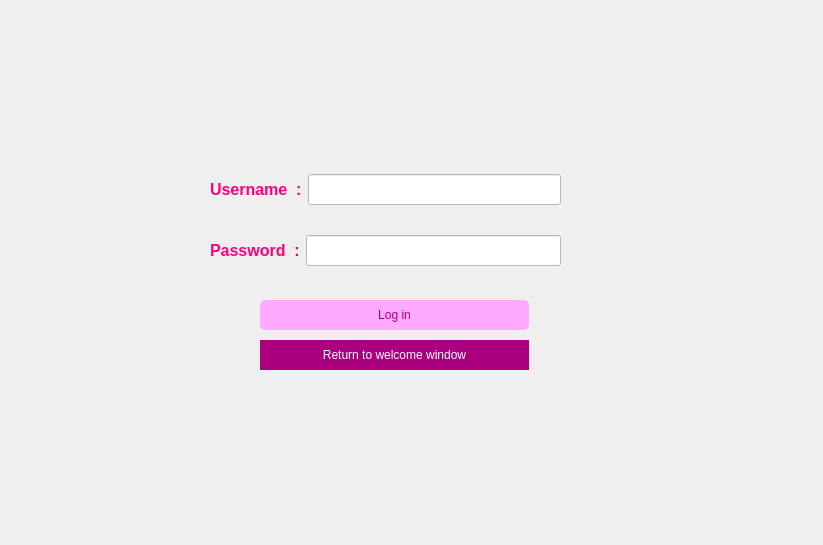
<?xml version="1.0" encoding="UTF-8"?>
<ui version="4.0">
 <class>Sign_In_Up</class>
 <widget class="QDialog" name="Sign_In_Up">
  <property name="geometry">
   <rect>
    <x>0</x>
    <y>0</y>
    <width>823</width>
    <height>545</height>
   </rect>
  </property>
  <property name="windowTitle">
   <string>Dialog</string>
  </property>
  <property name="styleSheet">
   <string notr="true">.Sign_In_Up {
    background-image:url(./CSS/main.jpg);
    opacity: 0.5; /* Adjust the opacity value as needed (0.0 to 1.0) */
    /* Other background properties */
    background-size: cover; /* Ensure the background image covers the entire element */
    background-position: center; /* Center the background image */
    /* Add more background properties as needed */
	background-repeat: no-repeat;
}
</string>
  </property>
  <widget class="QWidget" name="layoutWidget">
   <property name="geometry">
    <rect>
     <x>210</x>
     <y>150</y>
     <width>351</width>
     <height>141</height>
    </rect>
   </property>
   <layout class="QVBoxLayout" name="verticalLayout_2">
    <item>
     <layout class="QHBoxLayout" name="horizontalLayout">
      <item>
       <widget class="QLabel" name="Username">
        <property name="styleSheet">
         <string notr="true">QLabel {
    color:rgb(255, 0, 127);
    font-size: 16px;
    font-weight: bold;
    font-family: Arial, sans-serif; /* Example font family */
	 qproperty-alignment: AlignCenter;
}
</string>
        </property>
        <property name="text">
         <string>Username  :</string>
        </property>
       </widget>
      </item>
      <item>
       <widget class="QLineEdit" name="UsernameInput">
        <property name="font">
         <font>
          <pointsize>14</pointsize>
          <bold>true</bold>
         </font>
        </property>
        <property name="styleSheet">
         <string notr="true">background-color:rgb(255, 255, 255)</string>
        </property>
       </widget>
      </item>
     </layout>
    </item>
    <item>
     <layout class="QHBoxLayout" name="horizontalLayout_2">
      <item>
       <widget class="QLabel" name="label_2">
        <property name="styleSheet">
         <string notr="true">QLabel {
    color:rgb(255, 0, 127);
    font-size: 16px;
    font-weight: bold;
    font-family: Arial, sans-serif; /* Example font family */
	 qproperty-alignment: AlignCenter;
}
</string>
        </property>
        <property name="text">
         <string>Password  :</string>
        </property>
       </widget>
      </item>
      <item>
       <widget class="QLineEdit" name="passwordinput">
        <property name="font">
         <font>
          <pointsize>14</pointsize>
          <bold>true</bold>
         </font>
        </property>
        <property name="styleSheet">
         <string notr="true">background-color:rgb(255, 255, 255);</string>
        </property>
        <property name="echoMode">
         <enum>QLineEdit::Password</enum>
        </property>
       </widget>
      </item>
     </layout>
    </item>
   </layout>
  </widget>
  <widget class="QPushButton" name="PB_Login">
   <property name="geometry">
    <rect>
     <x>260</x>
     <y>300</y>
     <width>269</width>
     <height>30</height>
    </rect>
   </property>
   <property name="styleSheet">
    <string notr="true">QPushButton {
    background-color: rgb(255, 170, 255);
    color: rgb(170, 0, 127);
    border: 2px white;
    border-radius: 5px;
    padding: 5px;
}

QPushButton:hover {
    background-color: lightblue;
}
QPushButton:pressed {
    background-color: navy;
    color: lightblue;
}
.MainWindow {
    background-image:url(C:/Users/Spectra/Desktop/63148.jpg);
    opacity: 0.5; /* Adjust the opacity value as needed (0.0 to 1.0) */
    /* Other background properties */
    background-size: cover; /* Ensure the background image covers the entire element */
    background-position: center; /* Center the background image */
    /* Add more background properties as needed */
	background-repeat: no-repeat;
}</string>
   </property>
   <property name="text">
    <string>Log in</string>
   </property>
  </widget>
  <widget class="QPushButton" name="pushButton">
   <property name="geometry">
    <rect>
     <x>260</x>
     <y>340</y>
     <width>269</width>
     <height>30</height>
    </rect>
   </property>
   <property name="styleSheet">
    <string notr="true">QPushButton {
    background-color: rgb(170, 0, 127);
    color: white;
    border: 0px white;
    border-radius: 0px;
    padding: 5px;
}

QPushButton:hover {
    background-color: lightblue;
}
QPushButton:pressed {
    background-color: navy;
    color: lightblue;
}</string>
   </property>
   <property name="text">
    <string>Return to welcome window</string>
   </property>
  </widget>
 </widget>
 <resources/>
 <connections/>
</ui>
